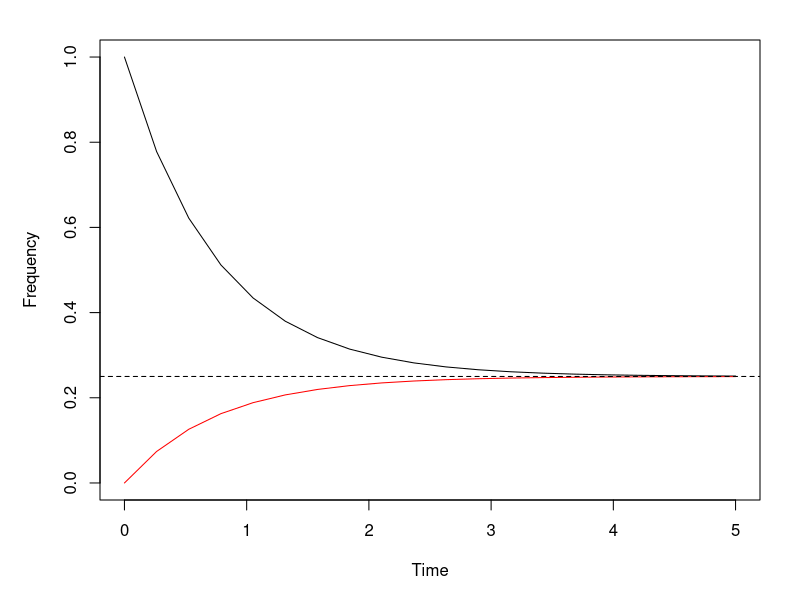

Here is the R script that generated this plot:
setwd('~/git/courses/BIOL4289B')
x <- seq(0, 5, length.out=20)
png(filename="jukes-cantor.png", res=300, width=1000, height=1200)
par(mar=c(5,5,2,2))
plot(x, 1/4+3/4*exp(-4/3 * x), type='l', ylim=c(0,1), xlab='Time', ylab='Frequency')
lines(x, 1/4-1/4*exp(-4/3*x), col='red')
abline(h=0.25, lty=2)
dev.off()
